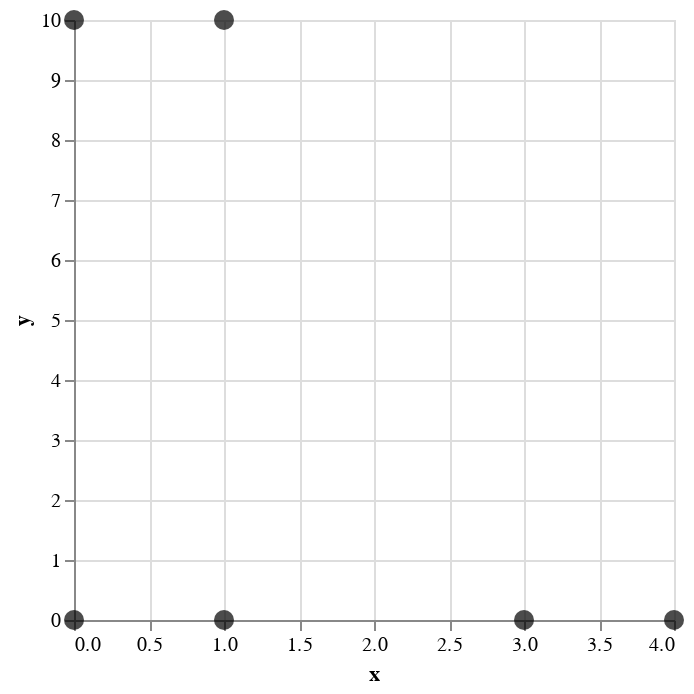

Source (notebook cell):
### Markdown cell above
Warning: Notice the scaling on the x- and y-axes.

### Code cell
import pandas as pd
import altair as alt
from sklearn.cluster import KMeans

df = pd.DataFrame({"x":[0,0,1,1,3,4],"y":[0,10,0,10,0,0]})
datapoints = alt.Chart(df).mark_point(size=100, color="black", filled=True).encode(
    x = "x",
    y = "y"
)
datapoints

### Figure 1 — Vega-Lite specification as saved in the notebook (floating-point values rounded to 4 significant figures)
{"config": {"view": {"continuousWidth": 300, "continuousHeight": 300}}, "data": {"name": "data-94131af95bdb0397aa4e973f5f50880e"}, "mark": {"type": "point", "color": "black", "filled": true, "size": 100}, "encoding": {"x": {"field": "x", "type": "quantitative"}, "y": {"field": "y", "type": "quantitative"}}, "$schema": "https://vega.github.io/schema/vega-lite/v5.8.0.json", "datasets": {"data-94131af95bdb0397aa4e973f5f50880e": [{"x": 0, "y": 0}, {"x": 0, "y": 10}, {"x": 1, "y": 0}, {"x": 1, "y": 10}, {"x": 3, "y": 0}, {"x": 4, "y": 0}]}}
